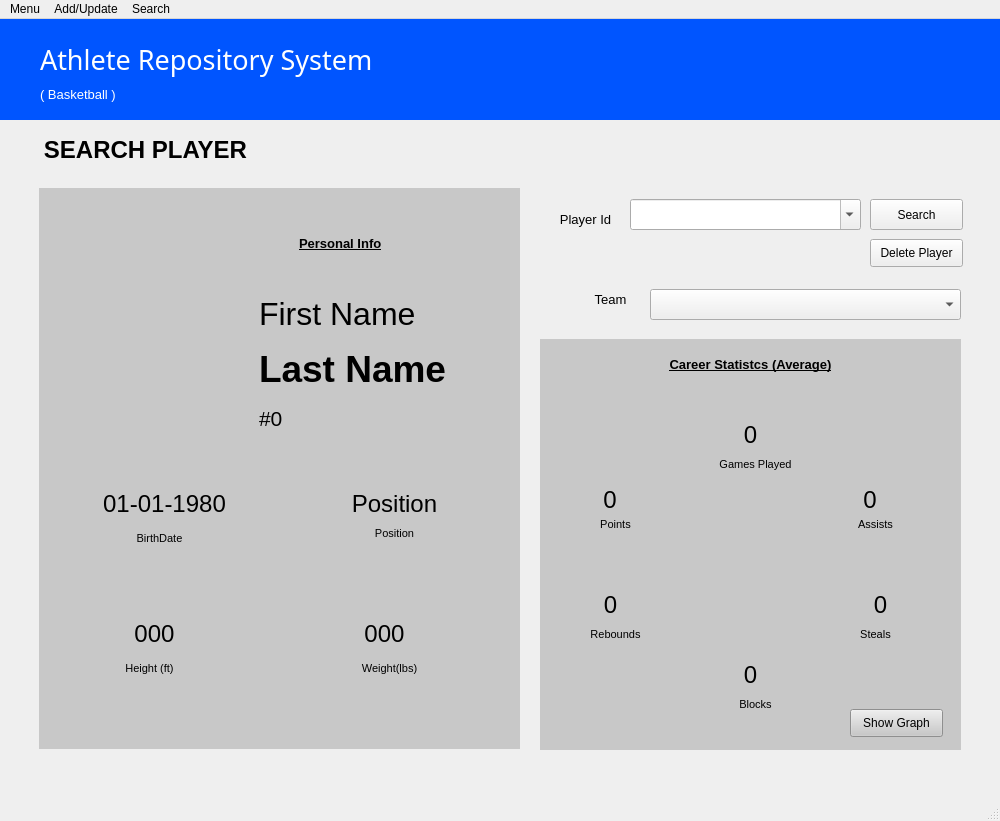
<?xml version="1.0" encoding="UTF-8"?>
<ui version="4.0">
 <class>MainWindow</class>
 <widget class="QMainWindow" name="MainWindow">
  <property name="geometry">
   <rect>
    <x>0</x>
    <y>0</y>
    <width>1000</width>
    <height>821</height>
   </rect>
  </property>
  <property name="windowTitle">
   <string>MainWindow</string>
  </property>
  <widget class="QWidget" name="centralwidget">
   <widget class="QWidget" name="headerbg_blue" native="true">
    <property name="geometry">
     <rect>
      <x>0</x>
      <y>0</y>
      <width>1001</width>
      <height>101</height>
     </rect>
    </property>
    <property name="styleSheet">
     <string notr="true">background-color: rgb(0, 85, 255);</string>
    </property>
    <widget class="QLabel" name="lbl_AthleteRepo">
     <property name="geometry">
      <rect>
       <x>40</x>
       <y>10</y>
       <width>431</width>
       <height>61</height>
      </rect>
     </property>
     <property name="font">
      <font>
       <family>Segoe UI Black</family>
       <pointsize>20</pointsize>
      </font>
     </property>
     <property name="styleSheet">
      <string notr="true">color: rgb(255, 255, 255);</string>
     </property>
     <property name="text">
      <string>Athlete Repository System</string>
     </property>
     <property name="scaledContents">
      <bool>true</bool>
     </property>
     <property name="wordWrap">
      <bool>true</bool>
     </property>
    </widget>
    <widget class="QLabel" name="lbl_basketball">
     <property name="geometry">
      <rect>
       <x>40</x>
       <y>60</y>
       <width>191</width>
       <height>31</height>
      </rect>
     </property>
     <property name="font">
      <font>
       <family>Segoe UI</family>
       <pointsize>10</pointsize>
      </font>
     </property>
     <property name="styleSheet">
      <string notr="true">color: rgb(255, 255, 255);</string>
     </property>
     <property name="text">
      <string>( Basketball )</string>
     </property>
    </widget>
   </widget>
   <widget class="QWidget" name="widget" native="true">
    <property name="geometry">
     <rect>
      <x>39</x>
      <y>169</y>
      <width>481</width>
      <height>561</height>
     </rect>
    </property>
    <property name="styleSheet">
     <string notr="true">background-color: rgb(200, 200, 200);</string>
    </property>
    <widget class="QLabel" name="playerProfile">
     <property name="geometry">
      <rect>
       <x>20</x>
       <y>30</y>
       <width>171</width>
       <height>231</height>
      </rect>
     </property>
     <property name="styleSheet">
      <string notr="true">border-color: rgb(0,0,0);</string>
     </property>
     <property name="text">
      <string/>
     </property>
     <property name="pixmap">
      <pixmap>placeholder.jpg</pixmap>
     </property>
     <property name="alignment">
      <set>Qt::AlignCenter</set>
     </property>
    </widget>
    <widget class="QLabel" name="display_fname">
     <property name="geometry">
      <rect>
       <x>220</x>
       <y>100</y>
       <width>241</width>
       <height>51</height>
      </rect>
     </property>
     <property name="font">
      <font>
       <family>Segoe UI</family>
       <pointsize>24</pointsize>
      </font>
     </property>
     <property name="text">
      <string>First Name</string>
     </property>
    </widget>
    <widget class="QLabel" name="display_lname">
     <property name="geometry">
      <rect>
       <x>220</x>
       <y>150</y>
       <width>241</width>
       <height>61</height>
      </rect>
     </property>
     <property name="font">
      <font>
       <family>Segoe UI</family>
       <pointsize>28</pointsize>
       <weight>75</weight>
       <bold>true</bold>
      </font>
     </property>
     <property name="text">
      <string>Last Name</string>
     </property>
    </widget>
    <widget class="QLabel" name="display_jersey">
     <property name="geometry">
      <rect>
       <x>220</x>
       <y>210</y>
       <width>51</width>
       <height>41</height>
      </rect>
     </property>
     <property name="font">
      <font>
       <family>Segoe UI</family>
       <pointsize>16</pointsize>
      </font>
     </property>
     <property name="text">
      <string>#0</string>
     </property>
    </widget>
    <widget class="QLabel" name="label_11">
     <property name="geometry">
      <rect>
       <x>60</x>
       <y>330</y>
       <width>121</width>
       <height>41</height>
      </rect>
     </property>
     <property name="font">
      <font>
       <family>Segoe UI</family>
       <pointsize>8</pointsize>
      </font>
     </property>
     <property name="text">
      <string>BirthDate</string>
     </property>
     <property name="alignment">
      <set>Qt::AlignCenter</set>
     </property>
    </widget>
    <widget class="QLabel" name="label_10">
     <property name="geometry">
      <rect>
       <x>260</x>
       <y>30</y>
       <width>111</width>
       <height>51</height>
      </rect>
     </property>
     <property name="font">
      <font>
       <family>Segoe UI</family>
       <pointsize>10</pointsize>
       <weight>75</weight>
       <italic>false</italic>
       <bold>true</bold>
       <underline>true</underline>
      </font>
     </property>
     <property name="text">
      <string>Personal Info</string>
     </property>
     <property name="alignment">
      <set>Qt::AlignLeading|Qt::AlignLeft|Qt::AlignVCenter</set>
     </property>
    </widget>
    <widget class="QLabel" name="display_bdate">
     <property name="geometry">
      <rect>
       <x>40</x>
       <y>300</y>
       <width>171</width>
       <height>31</height>
      </rect>
     </property>
     <property name="font">
      <font>
       <family>Segoe UI</family>
       <pointsize>18</pointsize>
      </font>
     </property>
     <property name="text">
      <string>01-01-1980</string>
     </property>
     <property name="alignment">
      <set>Qt::AlignCenter</set>
     </property>
    </widget>
    <widget class="QLabel" name="label_13">
     <property name="geometry">
      <rect>
       <x>310</x>
       <y>330</y>
       <width>91</width>
       <height>31</height>
      </rect>
     </property>
     <property name="font">
      <font>
       <family>Segoe UI</family>
       <pointsize>8</pointsize>
      </font>
     </property>
     <property name="text">
      <string>Position</string>
     </property>
     <property name="alignment">
      <set>Qt::AlignCenter</set>
     </property>
    </widget>
    <widget class="QLabel" name="display_position">
     <property name="geometry">
      <rect>
       <x>250</x>
       <y>300</y>
       <width>211</width>
       <height>31</height>
      </rect>
     </property>
     <property name="font">
      <font>
       <family>Segoe UI</family>
       <pointsize>18</pointsize>
      </font>
     </property>
     <property name="text">
      <string>Position</string>
     </property>
     <property name="alignment">
      <set>Qt::AlignCenter</set>
     </property>
    </widget>
    <widget class="QLabel" name="label_15">
     <property name="geometry">
      <rect>
       <x>50</x>
       <y>460</y>
       <width>121</width>
       <height>41</height>
      </rect>
     </property>
     <property name="font">
      <font>
       <family>Segoe UI</family>
       <pointsize>8</pointsize>
      </font>
     </property>
     <property name="text">
      <string>Height (ft)</string>
     </property>
     <property name="alignment">
      <set>Qt::AlignCenter</set>
     </property>
    </widget>
    <widget class="QLabel" name="label_16">
     <property name="geometry">
      <rect>
       <x>290</x>
       <y>460</y>
       <width>121</width>
       <height>41</height>
      </rect>
     </property>
     <property name="font">
      <font>
       <family>Segoe UI</family>
       <pointsize>8</pointsize>
      </font>
     </property>
     <property name="text">
      <string>Weight(lbs)</string>
     </property>
     <property name="alignment">
      <set>Qt::AlignCenter</set>
     </property>
    </widget>
    <widget class="QLabel" name="display_height">
     <property name="geometry">
      <rect>
       <x>30</x>
       <y>430</y>
       <width>171</width>
       <height>31</height>
      </rect>
     </property>
     <property name="font">
      <font>
       <family>Segoe UI</family>
       <pointsize>18</pointsize>
      </font>
     </property>
     <property name="text">
      <string>000</string>
     </property>
     <property name="alignment">
      <set>Qt::AlignCenter</set>
     </property>
    </widget>
    <widget class="QLabel" name="display_weight">
     <property name="geometry">
      <rect>
       <x>260</x>
       <y>430</y>
       <width>171</width>
       <height>31</height>
      </rect>
     </property>
     <property name="font">
      <font>
       <family>Segoe UI</family>
       <pointsize>18</pointsize>
      </font>
     </property>
     <property name="text">
      <string>000</string>
     </property>
     <property name="alignment">
      <set>Qt::AlignCenter</set>
     </property>
    </widget>
   </widget>
   <widget class="QLabel" name="label">
    <property name="geometry">
     <rect>
      <x>20</x>
      <y>110</y>
      <width>251</width>
      <height>41</height>
     </rect>
    </property>
    <property name="font">
     <font>
      <family>Segoe UI</family>
      <pointsize>18</pointsize>
      <weight>75</weight>
      <bold>true</bold>
     </font>
    </property>
    <property name="text">
     <string>SEARCH PLAYER</string>
    </property>
    <property name="alignment">
     <set>Qt::AlignCenter</set>
    </property>
   </widget>
   <widget class="QLabel" name="label_2">
    <property name="geometry">
     <rect>
      <x>540</x>
      <y>190</y>
      <width>91</width>
      <height>21</height>
     </rect>
    </property>
    <property name="font">
     <font>
      <family>Segoe UI</family>
      <pointsize>10</pointsize>
     </font>
    </property>
    <property name="text">
     <string>Player Id</string>
    </property>
    <property name="alignment">
     <set>Qt::AlignCenter</set>
    </property>
   </widget>
   <widget class="QComboBox" name="cb_searchPlayerId">
    <property name="geometry">
     <rect>
      <x>630</x>
      <y>180</y>
      <width>231</width>
      <height>31</height>
     </rect>
    </property>
    <property name="font">
     <font>
      <pointsize>10</pointsize>
     </font>
    </property>
    <property name="editable">
     <bool>true</bool>
    </property>
   </widget>
   <widget class="QWidget" name="widget_2" native="true">
    <property name="geometry">
     <rect>
      <x>540</x>
      <y>320</y>
      <width>421</width>
      <height>411</height>
     </rect>
    </property>
    <property name="styleSheet">
     <string notr="true">background-color: rgb(200, 200, 200);</string>
    </property>
    <widget class="QLabel" name="label_19">
     <property name="geometry">
      <rect>
       <x>100</x>
       <y>0</y>
       <width>221</width>
       <height>51</height>
      </rect>
     </property>
     <property name="font">
      <font>
       <family>Segoe UI</family>
       <pointsize>10</pointsize>
       <weight>75</weight>
       <italic>false</italic>
       <bold>true</bold>
       <underline>true</underline>
      </font>
     </property>
     <property name="text">
      <string>Career Statistcs (Average)</string>
     </property>
     <property name="alignment">
      <set>Qt::AlignCenter</set>
     </property>
    </widget>
    <widget class="QLabel" name="label_20">
     <property name="geometry">
      <rect>
       <x>30</x>
       <y>170</y>
       <width>91</width>
       <height>31</height>
      </rect>
     </property>
     <property name="font">
      <font>
       <family>Segoe UI</family>
       <pointsize>8</pointsize>
      </font>
     </property>
     <property name="text">
      <string>Points</string>
     </property>
     <property name="alignment">
      <set>Qt::AlignCenter</set>
     </property>
    </widget>
    <widget class="QLabel" name="label_21">
     <property name="geometry">
      <rect>
       <x>290</x>
       <y>170</y>
       <width>91</width>
       <height>31</height>
      </rect>
     </property>
     <property name="font">
      <font>
       <family>Segoe UI</family>
       <pointsize>8</pointsize>
      </font>
     </property>
     <property name="text">
      <string>Assists</string>
     </property>
     <property name="alignment">
      <set>Qt::AlignCenter</set>
     </property>
    </widget>
    <widget class="QLabel" name="label_22">
     <property name="geometry">
      <rect>
       <x>30</x>
       <y>280</y>
       <width>91</width>
       <height>31</height>
      </rect>
     </property>
     <property name="font">
      <font>
       <family>Segoe UI</family>
       <pointsize>8</pointsize>
      </font>
     </property>
     <property name="text">
      <string>Rebounds</string>
     </property>
     <property name="alignment">
      <set>Qt::AlignCenter</set>
     </property>
    </widget>
    <widget class="QLabel" name="label_23">
     <property name="geometry">
      <rect>
       <x>290</x>
       <y>280</y>
       <width>91</width>
       <height>31</height>
      </rect>
     </property>
     <property name="font">
      <font>
       <family>Segoe UI</family>
       <pointsize>8</pointsize>
      </font>
     </property>
     <property name="text">
      <string>Steals</string>
     </property>
     <property name="alignment">
      <set>Qt::AlignCenter</set>
     </property>
    </widget>
    <widget class="QLabel" name="label_24">
     <property name="geometry">
      <rect>
       <x>170</x>
       <y>350</y>
       <width>91</width>
       <height>31</height>
      </rect>
     </property>
     <property name="font">
      <font>
       <family>Segoe UI</family>
       <pointsize>8</pointsize>
      </font>
     </property>
     <property name="text">
      <string>Blocks</string>
     </property>
     <property name="alignment">
      <set>Qt::AlignCenter</set>
     </property>
    </widget>
    <widget class="QLabel" name="display_points">
     <property name="geometry">
      <rect>
       <x>30</x>
       <y>140</y>
       <width>80</width>
       <height>41</height>
      </rect>
     </property>
     <property name="font">
      <font>
       <family>Segoe UI</family>
       <pointsize>18</pointsize>
      </font>
     </property>
     <property name="frameShadow">
      <enum>QFrame::Plain</enum>
     </property>
     <property name="lineWidth">
      <number>1</number>
     </property>
     <property name="text">
      <string>0</string>
     </property>
     <property name="scaledContents">
      <bool>false</bool>
     </property>
     <property name="alignment">
      <set>Qt::AlignCenter</set>
     </property>
     <property name="wordWrap">
      <bool>false</bool>
     </property>
    </widget>
    <widget class="QLabel" name="display_assists">
     <property name="geometry">
      <rect>
       <x>290</x>
       <y>140</y>
       <width>80</width>
       <height>41</height>
      </rect>
     </property>
     <property name="font">
      <font>
       <family>Segoe UI</family>
       <pointsize>18</pointsize>
      </font>
     </property>
     <property name="text">
      <string>0</string>
     </property>
     <property name="alignment">
      <set>Qt::AlignCenter</set>
     </property>
    </widget>
    <widget class="QLabel" name="display_rebounds">
     <property name="geometry">
      <rect>
       <x>10</x>
       <y>250</y>
       <width>121</width>
       <height>31</height>
      </rect>
     </property>
     <property name="font">
      <font>
       <family>Segoe UI</family>
       <pointsize>18</pointsize>
      </font>
     </property>
     <property name="text">
      <string>0</string>
     </property>
     <property name="alignment">
      <set>Qt::AlignCenter</set>
     </property>
    </widget>
    <widget class="QLabel" name="display_steals">
     <property name="geometry">
      <rect>
       <x>280</x>
       <y>250</y>
       <width>121</width>
       <height>31</height>
      </rect>
     </property>
     <property name="font">
      <font>
       <family>Segoe UI</family>
       <pointsize>18</pointsize>
      </font>
     </property>
     <property name="text">
      <string>0</string>
     </property>
     <property name="alignment">
      <set>Qt::AlignCenter</set>
     </property>
    </widget>
    <widget class="QLabel" name="display_blocks">
     <property name="geometry">
      <rect>
       <x>150</x>
       <y>320</y>
       <width>121</width>
       <height>31</height>
      </rect>
     </property>
     <property name="font">
      <font>
       <family>Segoe UI</family>
       <pointsize>18</pointsize>
      </font>
     </property>
     <property name="text">
      <string>0</string>
     </property>
     <property name="alignment">
      <set>Qt::AlignCenter</set>
     </property>
    </widget>
    <widget class="QLabel" name="label_25">
     <property name="geometry">
      <rect>
       <x>170</x>
       <y>110</y>
       <width>91</width>
       <height>31</height>
      </rect>
     </property>
     <property name="font">
      <font>
       <family>Segoe UI</family>
       <pointsize>8</pointsize>
      </font>
     </property>
     <property name="text">
      <string>Games Played</string>
     </property>
     <property name="alignment">
      <set>Qt::AlignCenter</set>
     </property>
    </widget>
    <widget class="QLabel" name="display_GP">
     <property name="geometry">
      <rect>
       <x>150</x>
       <y>80</y>
       <width>121</width>
       <height>31</height>
      </rect>
     </property>
     <property name="font">
      <font>
       <family>Segoe UI</family>
       <pointsize>18</pointsize>
      </font>
     </property>
     <property name="frameShadow">
      <enum>QFrame::Plain</enum>
     </property>
     <property name="lineWidth">
      <number>1</number>
     </property>
     <property name="text">
      <string>0</string>
     </property>
     <property name="scaledContents">
      <bool>false</bool>
     </property>
     <property name="alignment">
      <set>Qt::AlignCenter</set>
     </property>
     <property name="wordWrap">
      <bool>false</bool>
     </property>
    </widget>
    <widget class="QPushButton" name="showGraphBtn_player">
     <property name="geometry">
      <rect>
       <x>310</x>
       <y>370</y>
       <width>93</width>
       <height>28</height>
      </rect>
     </property>
     <property name="text">
      <string>Show Graph</string>
     </property>
    </widget>
   </widget>
   <widget class="QLabel" name="label_3">
    <property name="geometry">
     <rect>
      <x>580</x>
      <y>270</y>
      <width>61</width>
      <height>21</height>
     </rect>
    </property>
    <property name="font">
     <font>
      <family>Segoe UI</family>
      <pointsize>10</pointsize>
     </font>
    </property>
    <property name="text">
     <string>Team</string>
    </property>
    <property name="alignment">
     <set>Qt::AlignCenter</set>
    </property>
   </widget>
   <widget class="QComboBox" name="cb_team_searchP">
    <property name="geometry">
     <rect>
      <x>650</x>
      <y>270</y>
      <width>311</width>
      <height>31</height>
     </rect>
    </property>
    <property name="font">
     <font>
      <pointsize>10</pointsize>
     </font>
    </property>
    <property name="editable">
     <bool>false</bool>
    </property>
   </widget>
   <widget class="QPushButton" name="searchBtn_player">
    <property name="geometry">
     <rect>
      <x>870</x>
      <y>180</y>
      <width>93</width>
      <height>31</height>
     </rect>
    </property>
    <property name="text">
     <string>Search</string>
    </property>
   </widget>
   <widget class="QPushButton" name="deletePlayerBtn">
    <property name="geometry">
     <rect>
      <x>870</x>
      <y>220</y>
      <width>93</width>
      <height>28</height>
     </rect>
    </property>
    <property name="text">
     <string>Delete Player</string>
    </property>
   </widget>
  </widget>
  <widget class="QMenuBar" name="menubar">
   <property name="geometry">
    <rect>
     <x>0</x>
     <y>0</y>
     <width>1000</width>
     <height>26</height>
    </rect>
   </property>
   <widget class="QMenu" name="menuMenu">
    <property name="title">
     <string>Menu</string>
    </property>
    <addaction name="actionExit"/>
   </widget>
   <widget class="QMenu" name="menuAdd">
    <property name="title">
     <string>Add/Update</string>
    </property>
    <addaction name="actionAddPlayer"/>
    <addaction name="actionAddTeam"/>
    <addaction name="actionAddUpdateStats"/>
   </widget>
   <widget class="QMenu" name="menuSearch">
    <property name="title">
     <string>Search</string>
    </property>
    <addaction name="actionSearchPlayer"/>
    <addaction name="actionSearchTeam"/>
   </widget>
   <addaction name="menuMenu"/>
   <addaction name="menuAdd"/>
   <addaction name="menuSearch"/>
  </widget>
  <widget class="QStatusBar" name="statusbar"/>
  <action name="actionAddPlayer">
   <property name="text">
    <string>Add Player</string>
   </property>
   <property name="font">
    <font>
     <family>Segoe UI</family>
    </font>
   </property>
   <property name="shortcut">
    <string>Ctrl+1</string>
   </property>
   <property name="shortcutContext">
    <enum>Qt::ApplicationShortcut</enum>
   </property>
   <property name="menuRole">
    <enum>QAction::ApplicationSpecificRole</enum>
   </property>
  </action>
  <action name="actionAddTeam">
   <property name="text">
    <string>Add/Update Team Stats</string>
   </property>
   <property name="font">
    <font>
     <family>Segoe UI</family>
    </font>
   </property>
   <property name="shortcut">
    <string>Ctrl+2</string>
   </property>
   <property name="shortcutContext">
    <enum>Qt::ApplicationShortcut</enum>
   </property>
  </action>
  <action name="actionSearchPlayer">
   <property name="text">
    <string>Search Player</string>
   </property>
   <property name="font">
    <font>
     <family>Segoe UI</family>
    </font>
   </property>
   <property name="shortcut">
    <string>Ctrl+4</string>
   </property>
  </action>
  <action name="actionSearchTeam">
   <property name="text">
    <string>Search Team</string>
   </property>
   <property name="font">
    <font>
     <family>Segoe UI</family>
    </font>
   </property>
   <property name="shortcut">
    <string>Ctrl+5</string>
   </property>
  </action>
  <action name="actionAddStats">
   <property name="text">
    <string>Add Statistics</string>
   </property>
   <property name="font">
    <font>
     <family>Segoe UI</family>
    </font>
   </property>
   <property name="shortcut">
    <string>Ctrl+3</string>
   </property>
  </action>
  <action name="actionExit">
   <property name="text">
    <string>Exit</string>
   </property>
   <property name="font">
    <font>
     <family>Segoe UI</family>
    </font>
   </property>
   <property name="shortcut">
    <string>Ctrl+W</string>
   </property>
  </action>
  <action name="actionGraphPlayer">
   <property name="text">
    <string>Player Statistics</string>
   </property>
   <property name="font">
    <font>
     <family>Segoe UI</family>
    </font>
   </property>
   <property name="shortcut">
    <string>Ctrl+8</string>
   </property>
  </action>
  <action name="actionGraphTeamStats">
   <property name="text">
    <string>Graph Team Statistics</string>
   </property>
   <property name="font">
    <font>
     <family>Segoe UI</family>
    </font>
   </property>
   <property name="shortcut">
    <string>Ctrl+9</string>
   </property>
  </action>
  <action name="actionDeletePlayer">
   <property name="text">
    <string>Player</string>
   </property>
   <property name="shortcut">
    <string>Ctrl+5</string>
   </property>
  </action>
  <action name="actionAddStats_2">
   <property name="text">
    <string>Update/Add Stats</string>
   </property>
   <property name="shortcut">
    <string>Ctrl+5</string>
   </property>
  </action>
  <action name="actionDeleteTeam">
   <property name="text">
    <string>Team</string>
   </property>
   <property name="shortcut">
    <string>Ctrl+6</string>
   </property>
  </action>
  <action name="actionAddUpdateStats">
   <property name="text">
    <string>Add/Update PlayerStats</string>
   </property>
   <property name="font">
    <font>
     <family>Segoe UI</family>
    </font>
   </property>
   <property name="shortcut">
    <string>Ctrl+3</string>
   </property>
  </action>
 </widget>
 <resources/>
 <connections/>
</ui>
